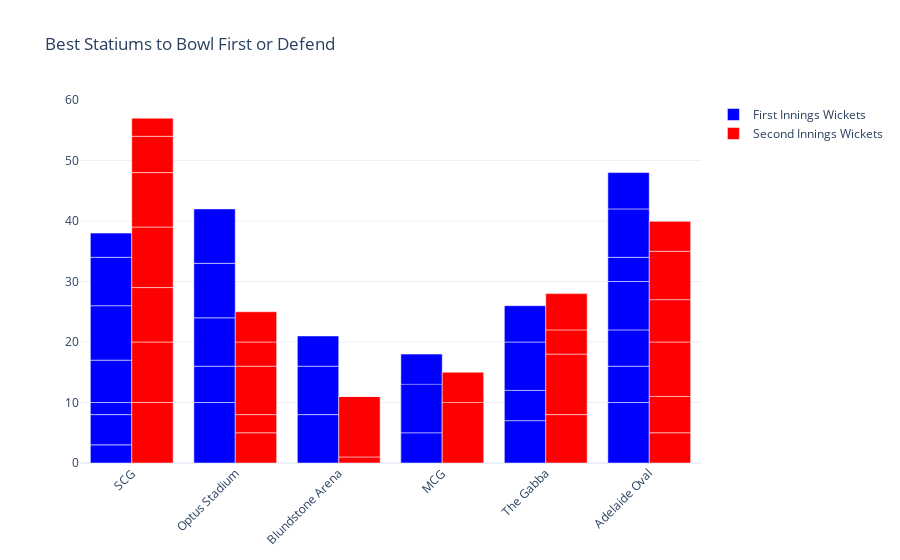

The code cell stored with this chart in its notebook:
### Markdown cell above
compare the number of wickets lost in the first innings and second innings in every stadium of the t20 world cup 2022:

### Code cell
fig = go.Figure()
fig.add_trace(go.Bar(
    x=data["venue"],
    y=data["first innings wickets"],
    name='First Innings Wickets',
    marker_color='blue'
))
fig.add_trace(go.Bar(
    x=data["venue"],
    y=data["second innings wickets"],
    name='Second Innings Wickets',
    marker_color='red'
))
fig.update_layout(barmode='group', 
                  xaxis_tickangle=-45, 
                  title="Best Statiums to Bowl First or Defend")
fig.show()

### Figure 1 — Plotly figure (JSON) as saved in the notebook; plotly's stock layout.template omitted (floating-point values rounded to 4 significant figures)
{"data": [{"marker": {"color": "blue"}, "name": "First Innings Wickets", "type": "bar", "x": ["SCG", "Optus Stadium", "Blundstone Arena", "MCG", "Blundstone Arena", "Blundstone Arena", "Optus Stadium", "MCG", "MCG", "SCG", "SCG", "Optus Stadium", "MCG", "MCG", "SCG", "The Gabba", "Optus Stadium", "Optus Stadium", "The Gabba", "The Gabba", "The Gabba", "Adelaide Oval", "Adelaide Oval", "SCG", "Adelaide Oval", "Adelaide Oval", "SCG", "Adelaide Oval", "Adelaide Oval", "MCG", "SCG", "Adelaide Oval", "MCG"], "y": [3, 10, 8, 8, 8, 5, 6, 10, null, 5, 2, 8, null, null, 7, 7, 9, 9, 5, 8, 6, 10, 6, 9, 6, 8, 8, 4, 8, 5, 4, 6, 8]}, {"marker": {"color": "red"}, "name": "Second Innings Wickets", "type": "bar", "x": ["SCG", "Optus Stadium", "Blundstone Arena", "MCG", "Blundstone Arena", "Blundstone Arena", "Optus Stadium", "MCG", "MCG", "SCG", "SCG", "Optus Stadium", "MCG", "MCG", "SCG", "The Gabba", "Optus Stadium", "Optus Stadium", "The Gabba", "The Gabba", "The Gabba", "Adelaide Oval", "Adelaide Oval", "SCG", "Adelaide Oval", "Adelaide Oval", "SCG", "Adelaide Oval", "Adelaide Oval", "MCG", "SCG", "Adelaide Oval", "MCG"], "y": [10, 5, 1, 6, 10, 0, 3, 5, null, 10, 9, 8, null, null, 10, 8, 4, 5, 10, 4, 6, 5, 6, 9, 9, 7, 6, 8, 5, 10, 3, 0, 5]}], "layout": {"barmode": "group", "title": {"text": "Best Statiums to Bowl First or Defend"}, "xaxis": {"tickangle": -45}}}
